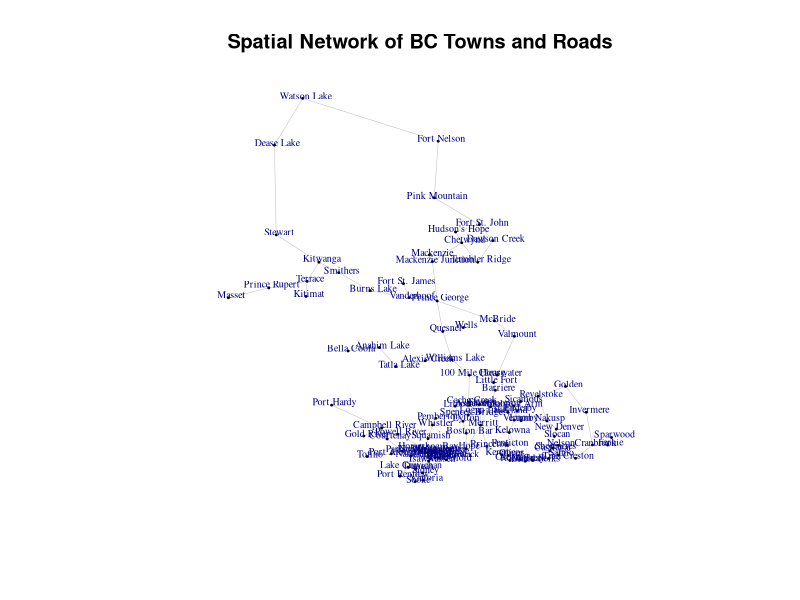

Here is the R script that generated this plot:
# Load necessary libraries
library(igraph)
library(dplyr)

# Load data
bc_roads <- read.csv("bcroads.csv")
bc_towns_coords <- read.csv("bctowns.csv")

# Rename the town column to 'name' for compatibility with igraph
bc_towns_coords <- bc_towns_coords %>%
  rename(name = Town)

# Create the graph
g <- graph_from_data_frame(d = bc_roads, vertices = bc_towns_coords, directed = FALSE)

# Extract latitude and longitude for spatial layout
layout_spatial <- cbind(V(g)$Longitude, V(g)$Latitude)

# Plot the graph with smaller, offset labels
plot(
  g, layout = layout_spatial, vertex.label = V(g)$name, vertex.size = 1,
  vertex.color = "black", edge.width = 0.5, edge.color = "gray",
  vertex.label.cex = 0.6,       # Makes labels smaller
  vertex.label.dist = 0.3,      # Offsets labels slightly from the nodes
  main = "Spatial Network of BC Towns and Roads"
)
